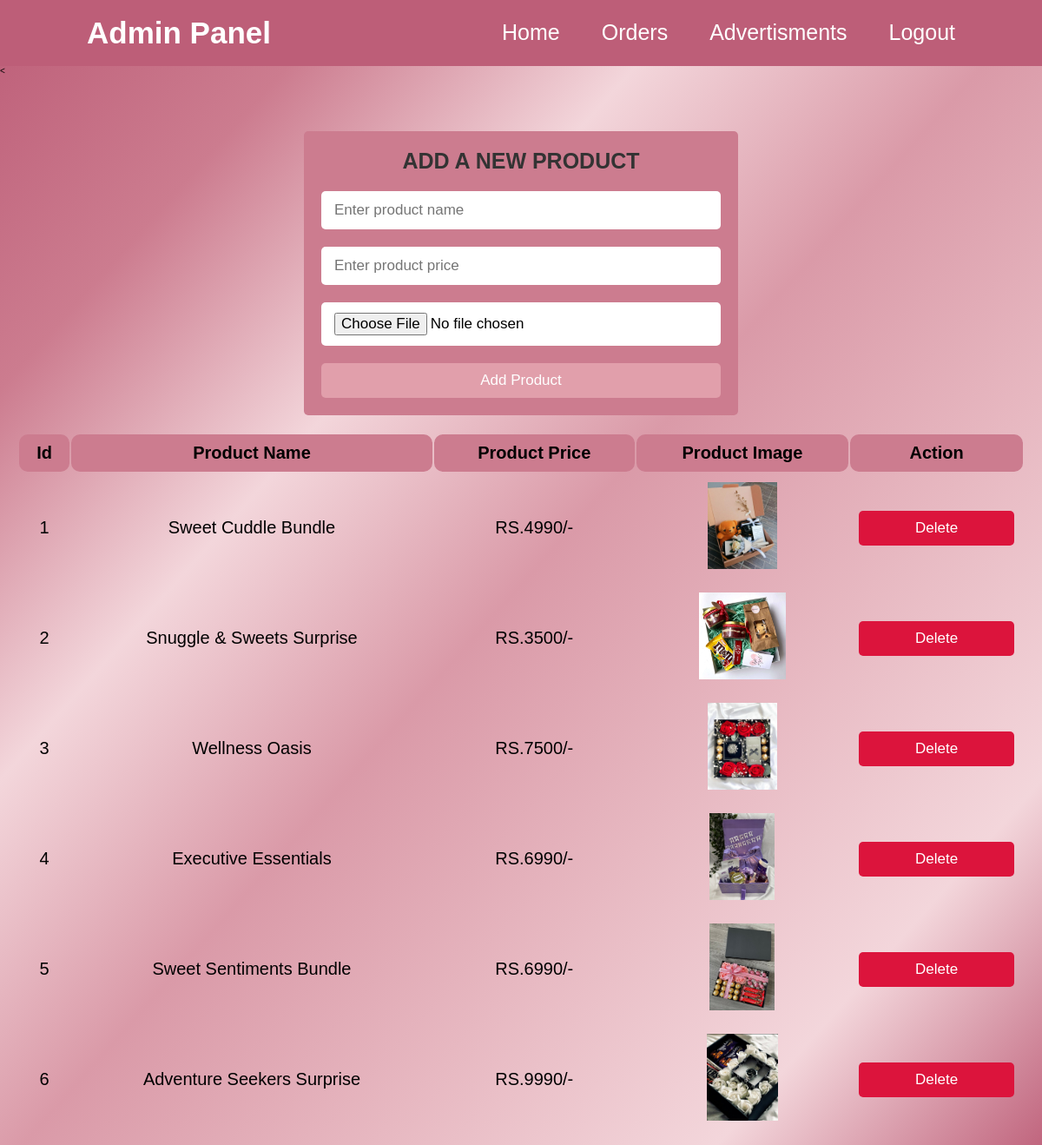
Page /Admin/orderpanel.php on the committed database.
### tables this page shows
CREATE TABLE `product` (
  `id` int(5) NOT NULL,
  `product_name` varchar(40) NOT NULL,
  `product_price` float NOT NULL,
  `product_image` varchar(255) NOT NULL
);

### Admin/orderpanel.php (the view, shortened to what this page needs)
<?php
 include('admipanel.php');
 ?>
 <?php
include 'config.php';
?>
<!DOCTYPE html>
<html lang="en">
<head>
	<title>Orders</title><
<link rel="stylesheet" href="style.css">
</head>
<body>
   <br>
   <br>
   <br>
   <br>
   <br>
<div class="container">
   <div class="admin-product-form-container">
      <form action="" method="post" enctype="multipart/form-data">
         <h3>add a new product</h3>
         <input type="text" placeholder="Enter product name" name="product_name" class="box">
         <input type="number" placeholder="Enter product price" name="product_price" class="box">
         <input type="file" accept="image/png, image/jpeg, image/jpg" name="product_image" class="box">
         <input type="submit" class="btn" name="add_product" value="Add product">
      </form>
   </div>
<?php
$select = mysqli_query($conn,"SELECT * FROM product");
?>
   <div class="product-display">
      <table class="product-display-table">
         <thead>
         <tr>
            <th>Id</th>
            <th>product name</th>
            <th>product price</th>
            <th>product image</th>
            <th>action</th>
         </tr>
         </thead>
         <?php while($row = mysqli_fetch_assoc($select)){ ?>
         <tr>
            <td><?php echo $row['id'];?></td>
            <td><?php echo $row['product_name']; ?></td>
            <td>RS.<?php echo $row['product_price']; ?>/-</td>
            <td><img src="uploaded_img/<?php echo $row['product_image']; ?>" height="100" alt=""></td>
            <td>
               <a href="admin.php ?delete=<?php echo $row['id']; ?>" class="btn">delete </a>
            </td>
         </tr>
      <?php } ?>
      </table>
   </div>
</div>

### Admin/admipanel.php (shortened to what this page needs)
<!DOCTYPE html>
<html lang="en">
<head>
    <link rel="stylesheet" href="CSS/style.css">
</head>
<body>
    <header>
        <div class="brand"><a href="#">Admin Panel</a></div>
        <nav>
            <ul>
                <li><a href="order.php">Home</a></li>
                <li><a href="orderpanel.php">Orders</a></li>
                <li><a href="adup.php">Advertisments</a></li>
                <li><a href="logout.php">Logout</a></li>
            </ul>
        </nav>
    </header>
</body>
</html>

### Admin/CSS/style.css (style rules this page uses)
html, body { font-family: "Montserrat", sans-serif; }
* { padding: 0; margin: 0; box-sizing: border-box; }
header { display: flex; align-items: center; justify-content: space-between; padding: 18px 100px; background: #bd5e78; }
.brand a { text-decoration: none; font-size: 35px; font-weight: 600; color: #fff; }
ul { display: flex; flex-direction: row; }
li { list-style-type: none; margin-left: 48px; }
li > a { text-decoration: none; color: #fff; font-size: 25px; font-weight: 500; }
li::after { content: ''; width: 0rem; height: 2px; background-color: #fff; display: block; border-radius: 5px; margin: 4px rem auto 0 auto; transition: all 0.3s ease-in-out; }

### Admin/style.css (style rules this page uses)
* { margin: 0; padding: 0; box-sizing: border-box; font-family: 'Poppins', sans-serif; }
:root { --green:#bd5e7775; --black:#333; --white:#fff; --bg-color:#cc7c8f; }
* { font-family: 'Poppins', sans-serif; margin:0; padding:0; box-sizing: border-box; outline: none; border:none; text-decoration: none; text-transform: capitalize; }
html { font-size: 62.5%; overflow-x: hidden; }
body { background-image: linear-gradient(to top left, #bd5e78, #f3d6db, #e7b8c1, #da9aa8, #f3d6db, #cc7c8f, #bd5e78); }
.btn { display: block; width: 100%; cursor: pointer; border-radius: .5rem; margin-top: 1rem; font-size: 1.7rem; padding:1rem 3rem; background: #e19fab; color:var(--white); text-align: center; }
.container { max-width: 1200px; padding:2rem; margin:0 auto; }
.admin-product-form-container form { max-width: 50rem; margin:0 auto; padding:2rem; border-radius: .5rem; background: var(--bg-color); }
.admin-product-form-container form h3 { text-transform: uppercase; color:var(--black); margin-bottom: 1rem; text-align: center; font-size: 2.5rem; }
.admin-product-form-container form .box { width: 100%; border-radius: .5rem; padding:1.2rem 1.5rem; font-size: 1.7rem; margin:1rem 0; background: var(--white); text-transform: none; }
.product-display { margin:2rem 0; }
.product-display .product-display-table { width: 100%; text-align: center; }
.product-display .product-display-table thead { background: var(--bg-color); }
.product-display .product-display-table th { padding:1rem; font-size: 2rem; border-radius:10px ; }
.product-display .product-display-table td { padding:1rem; font-size: 2rem; }
.product-display .product-display-table .btn:first-child { margin-top: 0; }
.product-display .product-display-table .btn:last-child { background: crimson; }
h3 { text-transform: uppercase; color:var(--black); margin-bottom: 12px; text-align: center; font-size: 30px; }

### rows in the picture
product: id "1", product_name "Sweet Cuddle Bundle", product_price "4990", product_image (picture)
product: id "2", product_name "Snuggle & Sweets Surprise", product_price "3500", product_image (picture)
product: id "3", product_name "Wellness Oasis", product_price "7500", product_image (picture)
product: id "4", product_name "Executive Essentials", product_price "6990", product_image (picture)
product: id "5", product_name "Sweet Sentiments Bundle", product_price "6990", product_image (picture)
product: id "6", product_name "Adventure Seekers Surprise", product_price "9990", product_image (picture)
